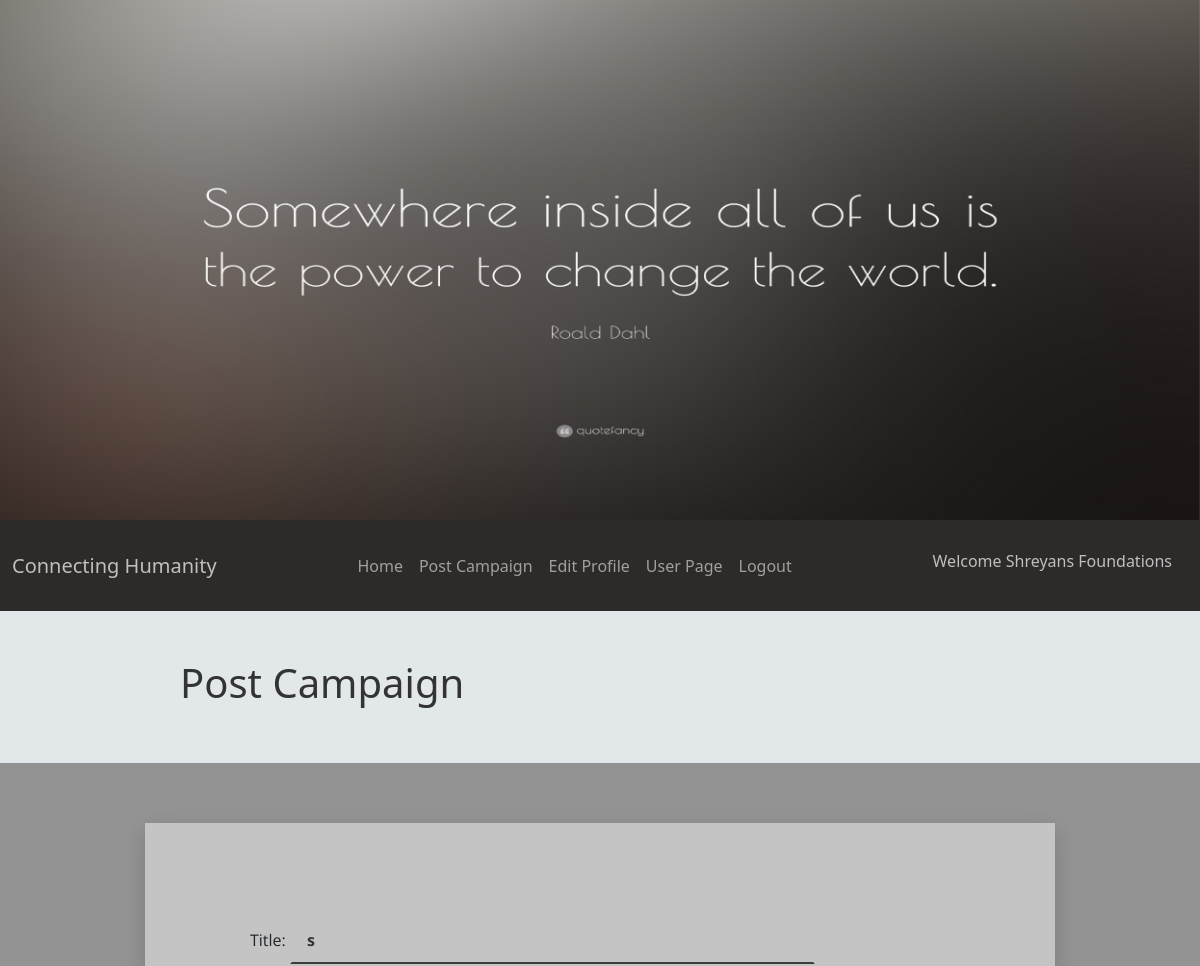
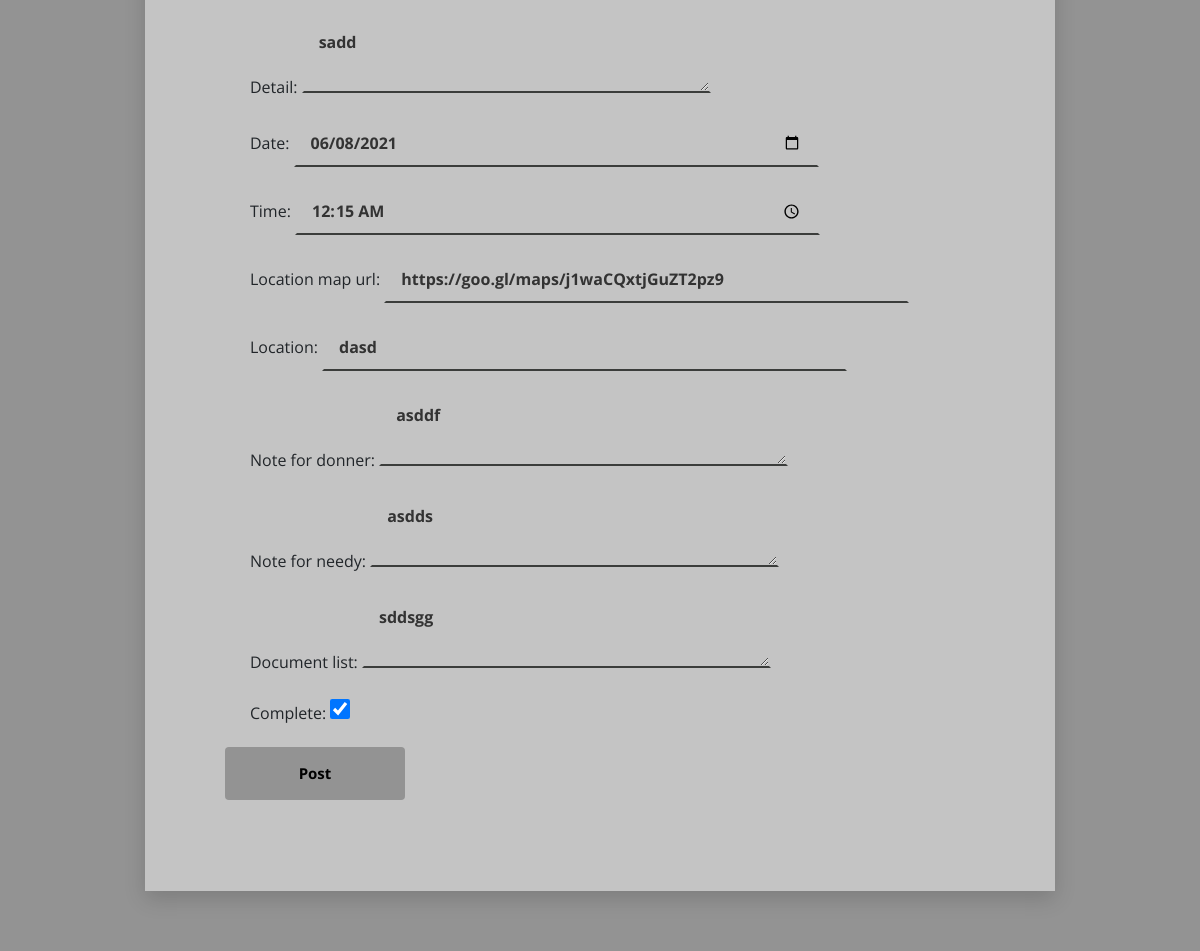
/s/editactivity/ (signed in), run on the app's committed database (2 pictures, top to bottom).
### ngopages/models.py (models this page shows, shortened)
class RegisterNgoModel(AbstractUser):
    contactno_regex = RegexValidator(regex=r'^\+?1?\d{9,15}$',
                                     message="Contact No. Format:'+999999999'. Up to 15 digits allowed.")
    category_choice = [('No Poverty', 'No Poverty'), ('No Hunger', 'No Hunger'), ('Good Health', 'Good Health'),
                       ('Quality Education', 'Quality Education')]
    ngo_id = models.BigAutoField(primary_key=True)
    ngo_name = models.CharField(max_length=100, unique=True)
    slug = models.SlugField(null=True, blank=True)
    address = models.TextField(max_length=200)
    city = models.CharField(max_length=10, default='Ahmedabad')
    state = models.CharField(max_length=10, default='Gujarat')
    contact_number = models.CharField(validators=[contactno_regex], max_length=17)
    website = models.URLField(blank=True)
    category = models.CharField(max_length=20, choices=category_choice, default='No Poverty')
    mission = models.TextField(max_length=1000)
    paypal_account = models.EmailField(blank=True)
    bank_name = models.CharField(max_length=100)
    bank_account_number = models.IntegerField(null=True)
    bank_ifsc_code = models.CharField(max_length=15)
    register_date = models.DateTimeField(auto_now_add=True)
    ngo_logo = models.ImageField(null=True,upload_to="images/")
    def __str__(self):
        return self.ngo_name

class NgoActivityModel(models.Model):
    title = models.CharField(max_length=50, unique=True)
    slug = models.SlugField(null=True, blank=True)
    detail = models.TextField(max_length=1000)
    date = models.DateField()
    time = models.TimeField()
    location_map_url = models.URLField()
    location = models.CharField(max_length=20)
    note_for_donner = models.TextField(max_length=1000)
    note_for_needy = models.TextField(max_length=1000)
    document_list = models.TextField(max_length=1000, null=True, blank=True)
    posted_date = models.DateField(auto_now_add=True)
    posted_time = models.TimeField(auto_now_add=True)
    complete = models.BooleanField(default=False)
    ngo = models.ForeignKey(settings.AUTH_USER_MODEL, on_delete=models.CASCADE)
    class Meta:
        ordering = ['complete']

### ngopages/views.py (the view)
# urls.py: path('<slug:slug>/editactivity/', EditActivityview.as_view(), name='editactivity'),
class EditActivityview(LoginRequiredMixin, UpdateView):
    model = NgoActivityModel
    form_class = NgoActivityForm
    template_name = 'addactivity.html'
    success_url = reverse_lazy('ngopages:index')

### ngopages/forms.py
class NgoActivityForm(forms.ModelForm):
    class Meta:
        model = NgoActivityModel
        widgets = {'date': DateInput(attrs={'type': 'date'}), 'time': TimeInput(attrs={'type': 'time'}),
                   'complete':forms.CheckboxInput(),
                   }
        fields = ['title', 'detail', 'date', 'time', 'location_map_url', 'location', 'note_for_donner',
                  'note_for_needy', 'document_list', 'complete']

### ngopages/templates/addactivity.html (shortened to what this page needs)
{% extends 'ngobase.html' %}
{% load static%}
{% block mycss %}
<link rel="stylesheet" href="{% static '/css/addactivitypage.css' %}">
{% endblock mycss%}
{% block content%}
<br><br>
<div class="jumbotron" id="mainheading">
      <h1>Post Campaign</h1>
  </div>
<br><br>
<div class="page-content">
<div class="form-v7-content">
			<form class="form-detail"  method="post" id="myform" enctype="multipart/form-data">
                {% for field in form%}
				<div class="form-row">
                    {{field.label}}:
                    {{field}}
				</div>
                {% endfor %}
                <div class="form-row-last">
					<input type="submit"  class="register" value="Post" >
                </div>
            </form>
        </div>
    </div>
{%endblock content%}

### ngopages/templates/ngobase.html (shortened to what this page needs)
{% load static%}
 <!DOCTYPE html>
<html lang="en">
<head>
    <link href="https://cdn.jsdelivr.net/npm/bootstrap@5.0.1/dist/css/bootstrap.min.css" rel="stylesheet">
    {% block mycss %}
    {% endblock mycss%}
</head>
<body>
<div id="carouselExampleFade" class="carousel slide carousel-fade" data-bs-ride="carousel" data-interval="1000">
  <div class="carousel-inner">
    <div class="carousel-item active">
      <img src="{% static 'images/ngo1.jpg' %}" class="d-block w-100" alt="...">
    </div>
  </div>
</div>
<nav class="navbar sticky-top py-4 navbar-expand-lg navbar-dark ">
  <div class="container-fluid">
    <a class="navbar-brand" href="#">Connecting Humanity</a>
    <div class="collapse navbar-collapse " id="navbarSupportedContent">
      <ul class="navbar-nav me-auto mb-2 mb-lg-0  ">
        <li class="nav justify-content-center  nav-item ">
          <a class="nav-link " aria-current="page" href="{% url 'ngopages:index' %}">Home</a>
        </li>
        <li class="nav justify-content-center  nav-item">
          <a class="nav-link" href="{% url 'ngopages:addactivity' %}">Post Campaign</a>
        </li>
        <li class=" nav justify-content-center  nav-item">
          <a class="nav-link" href="{% url 'ngopages:editngoprofile' slug=request.user.slug %}">Edit Profile</a>
        </li>
        <li class=" nav justify-content-center  nav-item">
            <a class="nav-link" href="{% url 'ngopages:userindex'%}">User Page</a>
        </li>
        <li class=" nav justify-content-center  nav-item">
            <a class="nav-link" href="{% url 'ngopages:logout' %}">Logout</a>
        </li>
      </ul>
       <div class="d-flex justify-content-center">
          <h6 class="nav-link  ">Welcome {{request.user}}</h6>
       </div>
    </div>
  </div>
</nav>
{%block content%}
{%endblock content%}
</body>
</html>

### static/css/addactivitypage.css (style rules this page uses)
#mainheading { margin-right:15%; margin-left:15%; color: #333333; }
.page-content { width: 100%; margin: 0 auto; background-color: #939393; display: flex; display: -webkit-flex; justify-content: center; -o-justify-content: center; -ms-justify-content: center; -moz-justify-content: center; -webkit-justify-content: center; align-items: center; -o-align-items: center; -ms-align-items: center; -moz-align-items: center; -webkit-align-items: center; }
.form-v7-content { width: 910px; margin:5% 0% 5% 0%; font-family: 'Open Sans', sans-serif; position: relative; display: flex; display: -webkit-flex; }
.form-v7-content .form-detail { padding: 73px 80px 41px; position: relative; width: 100%; background: #C4C4C4; box-shadow: 0px 8px 20px 0px rgba(0, 0, 0, 0.15); -o-box-shadow: 0px 8px 20px 0px rgba(0, 0, 0, 0.15); -ms-box-shadow: 0px 8px 20px 0px rgba(0, 0, 0, 0.15); -moz-box-shadow: 0px 8px 20px 0px rgba(0, 0, 0, 0.15); -webkit-box-shadow: 0px 8px 20px 0px rgba(0, 0, 0, 0.15); }
.form-v7-content .form-detail .form-row { width: 100%; margin: 25px; position: relative; }
.form-v7-content .form-detail textarea { height:70px; background-color:#C4C4C4; padding: 5px 15px 10px 15px; border: 2px solid transparent; border-bottom: 2px solid #3b3d3b; appearance: unset; -moz-appearance: unset; -webkit-appearance: unset; -o-appearance: unset; -ms-appearance: unset; outline: none; -moz-outline: none; -webkit-outline: none; -o-outline: none; -ms-outline: none; font-family: 'Open Sans', sans-serif; font-size: 16px; font-weight: 700; color: #333; box-sizing: border-box; -o-box-sizing: border-box; -ms-box-sizing: border-box; -moz-box-sizing: border-box; -webkit-box-sizing: border-box; }
.form-v7-content .form-detail input[type="text"],input[type="date"],input[type="time"],input[type="url"],input[type="email"],select { width: 70%; background-color:#C4C4C4; padding: 5px 15px 10px 15px; border: 2px solid transparent; border-bottom: 2px solid #3b3d3b; appearance: unset; -moz-appearance: unset; -webkit-appearance: unset; -o-appearance: unset; -ms-appearance: unset; outline: none; -moz-outline: none; -webkit-outline: none; -o-outline: none; -ms-outline: none; font-family: 'Open Sans', sans-serif; font-size: 16px; font-weight: 700; color: #333; box-sizing: border-box; -o-box-sizing: border-box; -ms-box-sizing: border-box; -moz-box-sizing: border-box; -webkit-box-sizing: border-box; }
.form-v7-content .form-detail .form-row input[type="checkbox"] { height:20px; width:20px; }
.form-v7-content .form-detail .register { background:#939393; border-radius: 4px; -o-border-radius: 4px; -ms-border-radius: 4px; -moz-border-radius: 4px; -webkit-border-radius: 4px; width: 180px; border: none; margin: -13px 0 50px 0px; cursor: pointer; font-family: 'Open Sans', sans-serif; color: black; font-weight: 700; font-size: 15px; float: left; }
.form-v7-content .form-detail .form-row-last { margin-top: 35px; }
.form-v7-content .form-detail .form-row-last input { padding: 15px; }

### ngopages/templates/ngobase.html (style rules this page uses)
.carousel-item img { height: 65vh; min-height: 350px; background: no-repeat center center scroll; -webkit-background-size: cover; -moz-background-size: cover; -o-background-size: cover; background-size: cover; }
.navbar { background-color:#2F2A2A ; }
.nav-link { color:#C0BEBE; }
.navbar .container-fluid .navbar-brand { color:#C0BEBE; }
body { background-color:#E2E7EA; }

### data on the page
RegisterNgoModel: user "Shreyans Foundations"
NgoActivityModel: form "s" "sadd" "06/08/2021" "00:15:00" "https://goo.gl/maps/j1waCQxtjGuZT2pz9" "dasd" "asddf" "asdds" "sddsgg" "☑"

### other printed values
{{ field.label }} "Title" "Detail" "Date" "Time" "Location map url" "Location" "Note for donner" "Note for needy" "Document list" "Complete"
